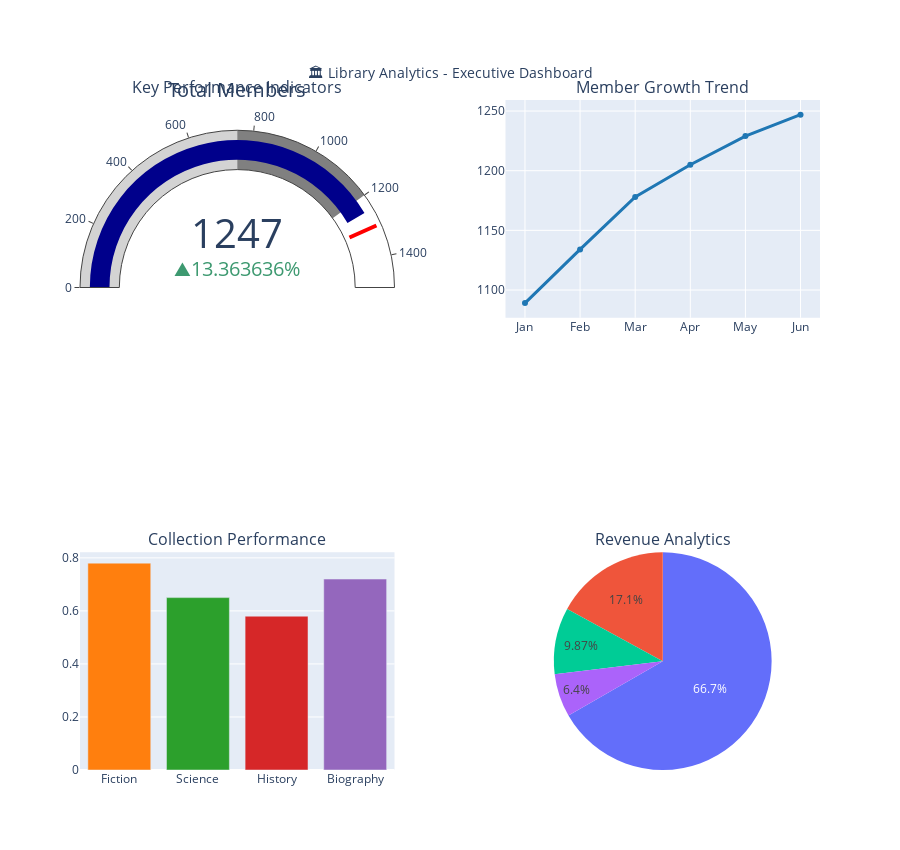
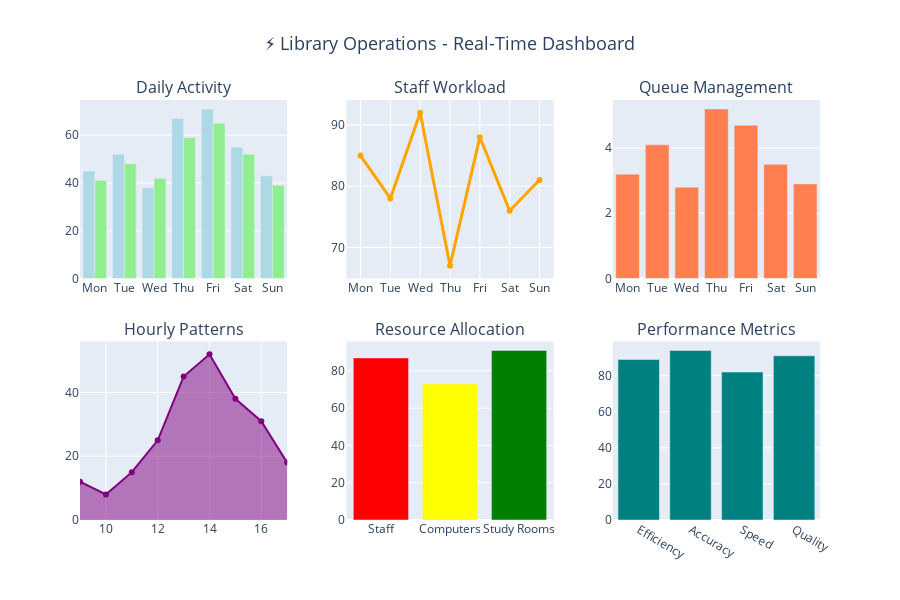
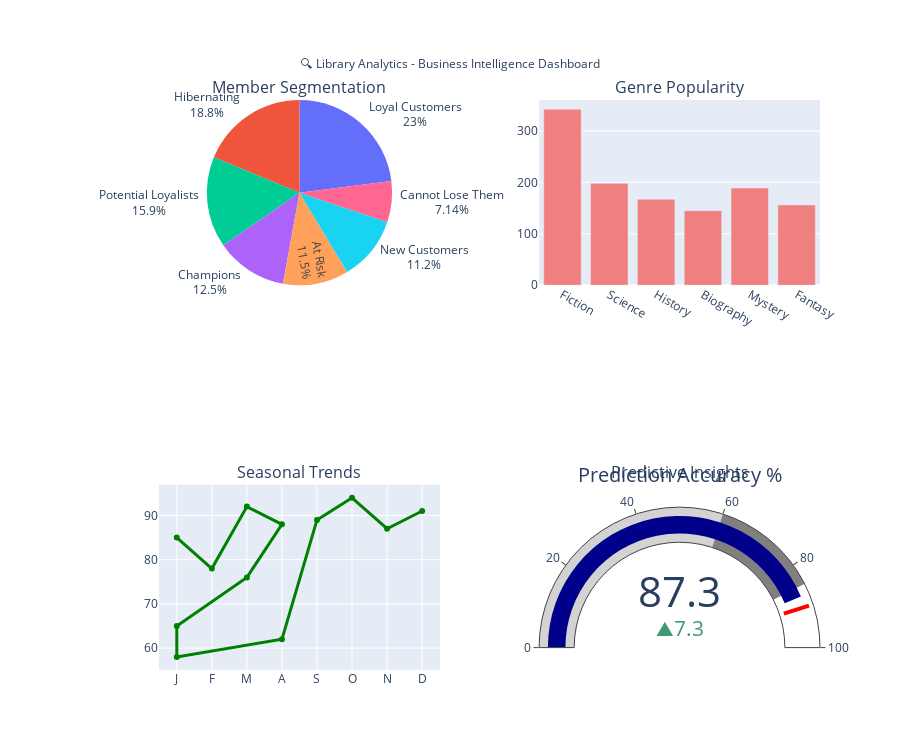

Notebook code cell kept with these figures, in order:
### Code cell
# 🖥️ Display Complete Dashboard Suite

# Create and display executive dashboard
executive_dash = dashboard_demo.create_executive_dashboard()

# Create and display operational dashboard
operational_dash = dashboard_demo.create_operational_dashboard()

# Create and display analytics dashboard
analytics_dash = dashboard_demo.create_analytics_dashboard()

print(f"\n🎭 **INTERACTIVE DASHBOARDS: FULLY OPERATIONAL** ✅")
print("✅ Executive Dashboard: Strategic KPIs and growth metrics")
print("✅ Operational Dashboard: Real-time daily operations monitoring")
print("✅ Analytics Dashboard: Business intelligence and predictive insights")
print("✅ Interactive visualizations with drill-down capabilities")
print("✅ Real-time data updates and responsive design")

### Figure 1 — Plotly figure (JSON) as saved in the notebook; plotly's stock layout.template omitted (floating-point values rounded to 4 significant figures)
{"data": [{"delta": {"reference": 1100, "relative": true}, "domain": {"x": [0, 0.425], "y": [0.675, 1]}, "gauge": {"axis": {"range": [null, 1500]}, "bar": {"color": "darkblue"}, "steps": [{"color": "lightgray", "range": [0, 750]}, {"color": "gray", "range": [750, 1200]}], "threshold": {"line": {"color": "red", "width": 4}, "thickness": 0.75, "value": 1300}}, "mode": "number+gauge+delta", "title": {"text": "Total Members"}, "type": "indicator", "value": 1247}, {"line": {"color": "#1f77b4", "width": 3}, "mode": "lines+markers", "name": "Member Growth", "type": "scatter", "x": ["Jan", "Feb", "Mar", "Apr", "May", "Jun"], "xaxis": "x", "y": [1089, 1134, 1178, 1205, 1229, 1247], "yaxis": "y"}, {"marker": {"color": ["#ff7f0e", "#2ca02c", "#d62728", "#9467bd"]}, "name": "Utilization Rate", "type": "bar", "x": ["Fiction", "Science", "History", "Biography"], "xaxis": "x2", "y": [0.78, 0.65, 0.58, 0.72], "yaxis": "y2"}, {"domain": {"x": [0.575, 1], "y": [0, 0.325]}, "labels": ["Memberships", "Late Fees", "Events", "Services"], "name": "Revenue Sources", "type": "pie", "values": [12500, 3200, 1850, 1200]}], "layout": {"annotations": [{"font": {"size": 16}, "showarrow": false, "text": "Key Performance Indicators", "x": 0.2125, "xanchor": "center", "xref": "paper", "y": 1, "yanchor": "bottom", "yref": "paper"}, {"font": {"size": 16}, "showarrow": false, "text": "Member Growth Trend", "x": 0.7875, "xanchor": "center", "xref": "paper", "y": 1, "yanchor": "bottom", "yref": "paper"}, {"font": {"size": 16}, "showarrow": false, "text": "Collection Performance", "x": 0.2125, "xanchor": "center", "xref": "paper", "y": 0.325, "yanchor": "bottom", "yref": "paper"}, {"font": {"size": 16}, "showarrow": false, "text": "Revenue Analytics", "x": 0.7875, "xanchor": "center", "xref": "paper", "y": 0.325, "yanchor": "bottom", "yref": "paper"}], "height": 850, "showlegend": false, "title": {"font": {"size": 14}, "text": "🏛️ Library Analytics - Executive Dashboard", "x": 0.5, "y": 0.92}, "xaxis": {"anchor": "y", "domain": [0.575, 1]}, "xaxis2": {"anchor": "y2", "domain": [0, 0.425]}, "yaxis": {"anchor": "x", "domain": [0.675, 1]}, "yaxis2": {"anchor": "x2", "domain": [0, 0.325]}}}

### Figure 2 — Plotly figure (JSON) as saved in the notebook; plotly's stock layout.template omitted (floating-point values rounded to 4 significant figures)
{"data": [{"marker": {"color": "lightblue"}, "name": "Loans", "type": "bar", "x": ["Mon", "Tue", "Wed", "Thu", "Fri", "Sat", "Sun"], "xaxis": "x", "y": [45, 52, 38, 67, 71, 55, 43], "yaxis": "y"}, {"marker": {"color": "lightgreen"}, "name": "Returns", "type": "bar", "x": ["Mon", "Tue", "Wed", "Thu", "Fri", "Sat", "Sun"], "xaxis": "x", "y": [41, 48, 42, 59, 65, 52, 39], "yaxis": "y"}, {"line": {"color": "orange", "width": 3}, "mode": "lines+markers", "name": "Workload %", "type": "scatter", "x": ["Mon", "Tue", "Wed", "Thu", "Fri", "Sat", "Sun"], "xaxis": "x2", "y": [85, 78, 92, 67, 88, 76, 81], "yaxis": "y2"}, {"marker": {"color": "coral"}, "name": "Queue Time (min)", "type": "bar", "x": ["Mon", "Tue", "Wed", "Thu", "Fri", "Sat", "Sun"], "xaxis": "x3", "y": [3.2, 4.1, 2.8, 5.2, 4.7, 3.5, 2.9], "yaxis": "y3"}, {"fill": "tonexty", "line": {"color": "purple"}, "mode": "lines+markers", "name": "Hourly Traffic", "type": "scatter", "x": [9, 10, 11, 12, 13, 14, 15, 16, 17], "xaxis": "x4", "y": [12, 8, 15, 25, 45, 52, 38, 31, 18], "yaxis": "y4"}, {"marker": {"color": ["red", "yellow", "green"]}, "name": "Utilization %", "type": "bar", "x": ["Staff", "Computers", "Study Rooms"], "xaxis": "x5", "y": [87, 73, 91], "yaxis": "y5"}, {"marker": {"color": "teal"}, "name": "Performance Scores", "type": "bar", "x": ["Efficiency", "Accuracy", "Speed", "Quality"], "xaxis": "x6", "y": [89, 94, 82, 91], "yaxis": "y6"}], "layout": {"annotations": [{"font": {"size": 16}, "showarrow": false, "text": "Daily Activity", "x": 0.14, "xanchor": "center", "xref": "paper", "y": 1, "yanchor": "bottom", "yref": "paper"}, {"font": {"size": 16}, "showarrow": false, "text": "Staff Workload", "x": 0.5, "xanchor": "center", "xref": "paper", "y": 1, "yanchor": "bottom", "yref": "paper"}, {"font": {"size": 16}, "showarrow": false, "text": "Queue Management", "x": 0.86, "xanchor": "center", "xref": "paper", "y": 1, "yanchor": "bottom", "yref": "paper"}, {"font": {"size": 16}, "showarrow": false, "text": "Hourly Patterns", "x": 0.14, "xanchor": "center", "xref": "paper", "y": 0.425, "yanchor": "bottom", "yref": "paper"}, {"font": {"size": 16}, "showarrow": false, "text": "Resource Allocation", "x": 0.5, "xanchor": "center", "xref": "paper", "y": 0.425, "yanchor": "bottom", "yref": "paper"}, {"font": {"size": 16}, "showarrow": false, "text": "Performance Metrics", "x": 0.86, "xanchor": "center", "xref": "paper", "y": 0.425, "yanchor": "bottom", "yref": "paper"}], "height": 600, "showlegend": false, "title": {"font": {"size": 18}, "text": "⚡ Library Operations - Real-Time Dashboard", "x": 0.5}, "xaxis": {"anchor": "y", "domain": [0, 0.28]}, "xaxis2": {"anchor": "y2", "domain": [0.36, 0.64]}, "xaxis3": {"anchor": "y3", "domain": [0.72, 1]}, "xaxis4": {"anchor": "y4", "domain": [0, 0.28]}, "xaxis5": {"anchor": "y5", "domain": [0.36, 0.64]}, "xaxis6": {"anchor": "y6", "domain": [0.72, 1]}, "yaxis": {"anchor": "x", "domain": [0.575, 1]}, "yaxis2": {"anchor": "x2", "domain": [0.575, 1]}, "yaxis3": {"anchor": "x3", "domain": [0.575, 1]}, "yaxis4": {"anchor": "x4", "domain": [0, 0.425]}, "yaxis5": {"anchor": "x5", "domain": [0, 0.425]}, "yaxis6": {"anchor": "x6", "domain": [0, 0.425]}}}

### Figure 3 — Plotly figure (JSON) as saved in the notebook; plotly's stock layout.template omitted (floating-point values rounded to 4 significant figures)
{"data": [{"domain": {"x": [0, 0.425], "y": [0.675, 1]}, "labels": ["Champions", "Loyal Customers", "Potential Loyalists", "At Risk", "Cannot Lose Them", "Hibernating", "New Customers"], "name": "Member Segments", "textinfo": "label+percent", "type": "pie", "values": [156, 287, 198, 143, 89, 234, 140]}, {"marker": {"color": "lightcoral"}, "name": "Loan Count", "type": "bar", "x": ["Fiction", "Science", "History", "Biography", "Mystery", "Fantasy"], "xaxis": "x", "y": [342, 198, 167, 145, 189, 156], "yaxis": "y"}, {"line": {"color": "green", "width": 3}, "mode": "lines+markers", "name": "Activity Index", "type": "scatter", "x": ["J", "F", "M", "A", "M", "J", "J", "A", "S", "O", "N", "D"], "xaxis": "x2", "y": [85, 78, 92, 88, 76, 65, 58, 62, 89, 94, 87, 91], "yaxis": "y2"}, {"delta": {"reference": 80}, "domain": {"x": [0.575, 1], "y": [0, 0.325]}, "gauge": {"axis": {"range": [null, 100]}, "bar": {"color": "darkblue"}, "steps": [{"color": "lightgray", "range": [0, 60]}, {"color": "gray", "range": [60, 85]}], "threshold": {"line": {"color": "red", "width": 4}, "thickness": 0.75, "value": 90}}, "mode": "gauge+number+delta", "title": {"text": "Prediction Accuracy %"}, "type": "indicator", "value": 87.3}], "layout": {"annotations": [{"font": {"size": 16}, "showarrow": false, "text": "Member Segmentation", "x": 0.2125, "xanchor": "center", "xref": "paper", "y": 1, "yanchor": "bottom", "yref": "paper"}, {"font": {"size": 16}, "showarrow": false, "text": "Genre Popularity", "x": 0.7875, "xanchor": "center", "xref": "paper", "y": 1, "yanchor": "bottom", "yref": "paper"}, {"font": {"size": 16}, "showarrow": false, "text": "Seasonal Trends", "x": 0.2125, "xanchor": "center", "xref": "paper", "y": 0.325, "yanchor": "bottom", "yref": "paper"}, {"font": {"size": 16}, "showarrow": false, "text": "Predictive Insights", "x": 0.7875, "xanchor": "center", "xref": "paper", "y": 0.325, "yanchor": "bottom", "yref": "paper"}], "height": 750, "showlegend": false, "title": {"font": {"size": 12}, "text": "🔍 Library Analytics - Business Intelligence Dashboard", "x": 0.5, "y": 0.92}, "xaxis": {"anchor": "y", "domain": [0.575, 1]}, "xaxis2": {"anchor": "y2", "domain": [0, 0.425]}, "yaxis": {"anchor": "x", "domain": [0.675, 1]}, "yaxis2": {"anchor": "x2", "domain": [0, 0.325]}}}
